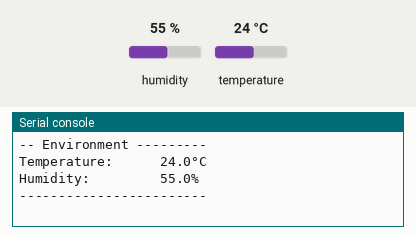
Recording of a program running on a simulated MicroPython board. Shown: the last lines printed to the serial console. The test bench sets the inputs (shaded band); at power-on: humidity 55 %, temperature 24 °C. Library files of the repository ran but are not shown: dht20.py.

Above: at 1.3 s.
1.4 s: humidity set to 22 %
At 6.2 s:
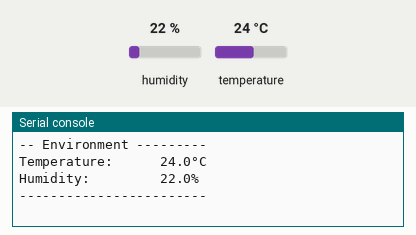
7.4 s: temperature set to 12 °C
13.4 s: humidity set to 40 %
At 16.8 s:
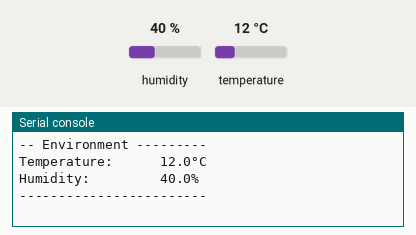
Timing chart, 0 to 18.3 s (numbered marks = the images above; inputs shaded):
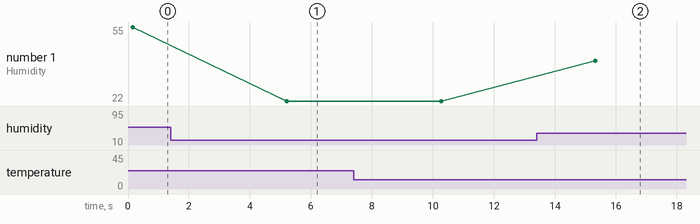

The program:

measurer.py
```python
from machine import Pin, I2C
import time
from dht20 import DHT20

i2c1_sda = Pin(14)
i2c1_scl = Pin(15)
i2c1 = I2C(1, sda=i2c1_sda, scl=i2c1_scl)
dht20 = DHT20(0x38, i2c1)

while True:
    measurements = dht20.measurements

    # Print the data
    print("-- Environment ---------")
    print(f"Temperature:      {round(measurements['t'],1)}°C")
    print(f"Humidity:         {round(measurements['rh'],1)}%")
    print("------------------------")
    print("")

    time.sleep(5)
```

Measured:
- after the input at 1.4 s, the serial console: prints a new line after 3.8 s (image 1)
- after the input at 13.4 s, the serial console: prints a new line after 1.9 s (image 2)
- plotted number 1: 55 → 22 after the input at 1.4 s, 22 → 40 after the input at 13.4 s
